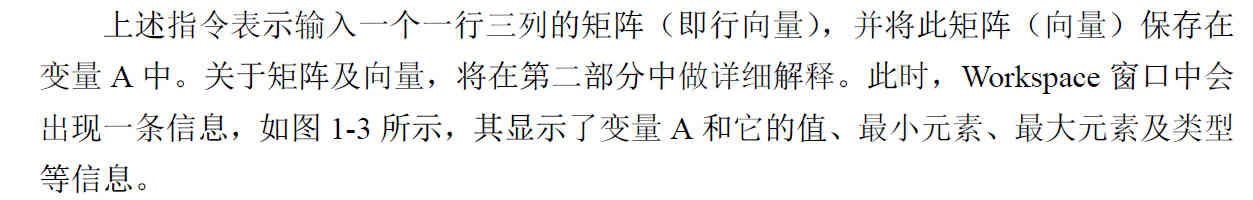
%> input picture boundingbox_demo/text.jpg, 1253 x 200 px
$ octave --eval "mainFunc;"   (GNU Octave 9; MATLAB toolbox functions it lacks are replaced by stand-ins)
%> lines starting %> are read from the running program, lines starting %| are printed output that depends on the picture; in (x1, y1, x2, y2) boxes, pixels count from 0 and x2, y2 are one past the last pixel; in counts of white or black regions, pixels touching at a corner belong together; the program's own positions count from 1
function mainFunc()
%% 测试boundingBox
img = imread('text.jpg');
%> img is the input picture: size 200x1253x3 uint8; mean R, G, B 237.9, 238.2, 237.9
% 注：本demo中尚未采用输入图像的自适应分割算法，以下是固定阈值方法
if (size(img,3) ~= 1)                % 要求输入图像为单通道灰度图像
    img        = rgb2gray(img);
%> img: size 200x1253 uint8
end
img            = 255 - img;          % 针对白纸黑字的情况
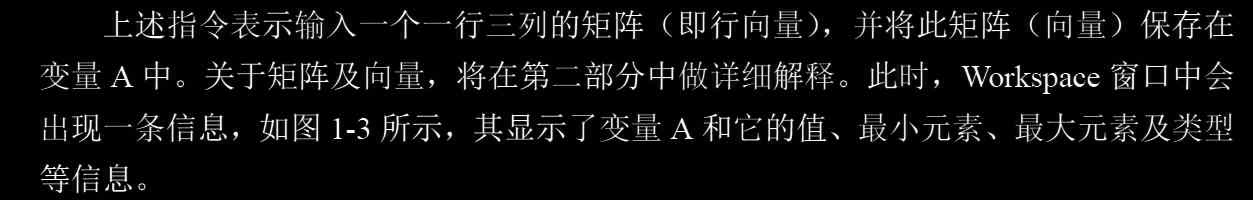
%> img: size 200x1253 uint8; min 0, max 255, mean 16.9
im2            = double(img);
trd            = 1.3 * mean(im2(:)); % 固定阈值
%> trd = 22
im2(im2 > trd) = 255;                % 阈值分割
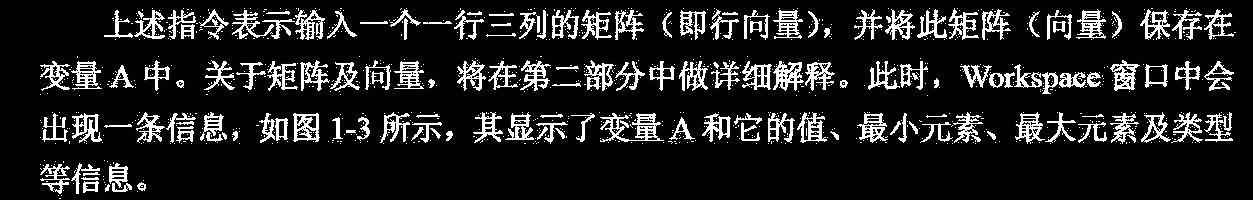
%> im2: size 200x1253 double; min 0, max 255, mean 34.5
im2(im2 <=trd) = 0;
%> im2: size 200x1253 double; 13% white in thin lines or dots
func_boundingBoxes(img,im2,'show',[4 4]);

%% 画出最小矩形函数
function [BoundingBox,ROIs] = func_boundingBoxes(img,s_img,Type,para)%tag
%> called with Type = 'show', para = [4 4]
% img 原灰度图
% s_img 二值图
% Type 是否可见
% para 连通区域
% function: return the bounding box of each petential connected regions
%          from the binary imgge s_img and extract the imgge contents of
%          the corresponding bounding boxes
% author: Steven Chong (jiajunzhuang@126.com)

[Label_img,num] = bwlabel(s_img,8);%用相同数字标记相同8连通区域,并返回连通块数量
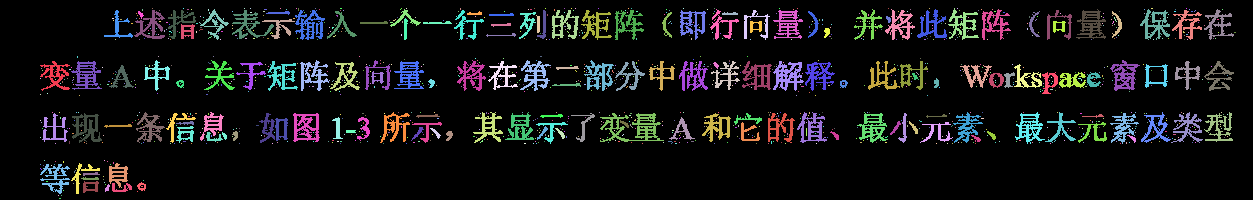
%> Label_img: size 200x1253 double; 1156 distinct labels, from 0 to 1155; one colour per label, 0 black
%> num = 1155
areaBB          = regionprops(Label_img,'BoundingBox');%返回不同连通区域的最小矩阵,areaBB为num个结构信息
%> areaBB = 1155 regions; largest, box (x1, y1, x2, y2): (600, 113, 664, 142), (232, 10, 274, 39), (948, 8, 979, 40), (1171, 112, 1203, 143), (520, 60, 551, 91)
[H,W]           = size(img);
%> H = 200; W = 1253
j               = 0;
t               = zeros(1,num);%1维num列的矩阵,num是字符数
a               = para(1);
b               = para(2);
for i = 1:num%筛选,统计连通区域的数量及其下标,放在t里
    if (areaBB(i).BoundingBox(3)>=a) && (areaBB(i).BoundingBox(4)>=b) % 6 5
        j    = j + 1;
        t(j) = i;
    end
end
%> after the loop, j = 153; t = 1155 values, max 1136 at index 153, min 0 at index 154, mean 74.77
t(j+1:end) = [];%剩下的维度丢掉

if strcmp(Type,'show')%显示原图
    imshow(img);
end
BoundingBox = zeros(j,4);%j行4列的数组
ROIs        = cell(j,1);%j行1列的元胞数组
%> ROIs = 153 items
for i = 1:size(t,2)%遍历每个连通区域
    temp             = areaBB(t(i)).BoundingBox;%取出连通区域的信息
    BoundingBox(i,:) = temp;%x y width height
    %%根据信息画出矩形
    if strcmp(Type,'show')
        if (temp(3)<8) && (temp(4)<12)
        	rectangle('Position',temp,'LineWidth',2,...
                'LineStyle','-','edgecolor','m') % target?
        else
            rectangle('Position',temp,'LineWidth',2,...
                'LineStyle','-','edgecolor','b')%tag 画矩形
        end
        %%%矩形左下或左上的小数字
% [9 lines of commented-out code are left out]
    end
    %%以下, 从连通区域信息中取出图像部分放于元胞rols{i}中
    indx      = floor(temp(1));%左上坐标向下取整
    indy      = floor(temp(2));
    if (indx == 0)
        indx  = indx+1;
    end
    if (indy == 0)
        indy  = indy+1;
    end

    indwidth      = temp(3);%长宽调整
    indheight     = temp(4);
    if (indy + indheight > H)
        indheight = indheight - 1;
    end
    if (indx + indwidth > W)
        indwidth  = indwidth - 1;
    end
    ROIs{i}       = img(indy:(indy+indheight),indx:(indx+indwidth));
end
%> this loop made 153 passes
%> (temp, indx, indy, indwidth, indheight) on passes 1 to 3: ([40.5 61.5 30 30], 40, 61, 30, 30), ([40.5 164.5 30 30], 40, 164, 30, 30), ([42.5 113.5 26 29], 42, 113, 26, 29)
%> after the loop, BoundingBox = 153 rows, first 8: [40.5 61.5 30 30; 40.5 164.5 30 30; 42.5 113.5 26 29; 71.5 61.5 31 29; 71.5 163.5 29 31; 72.5 113.5 30 30; 83.5 172.5 17 4; 83.5 181.5 16 12]
%> `mainFunc;`:
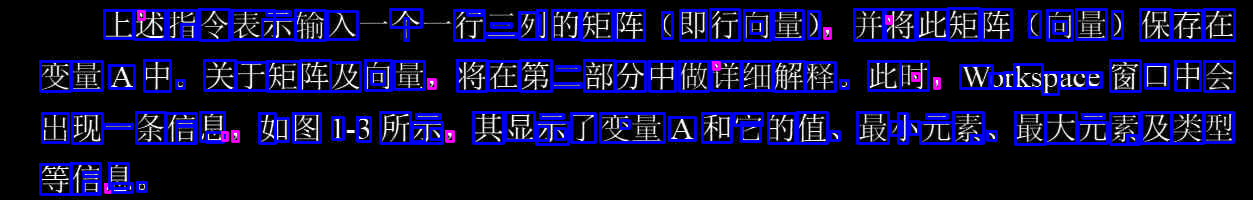
%> figure redrawn from the program's plot data
